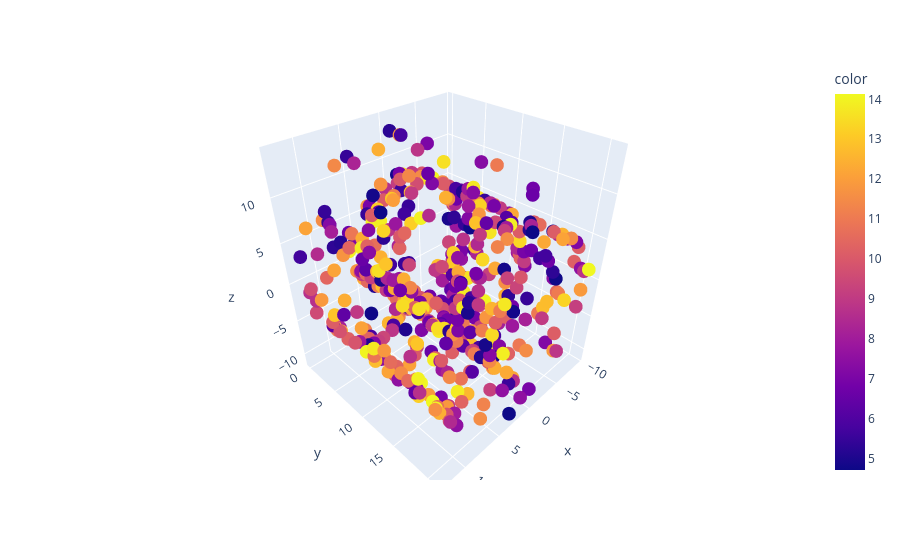

The notebook cell saved with this chart:
### Code cell
px.scatter_3d(x=X[:, 0],
             y=X[:, 1],
             z=X[:, 2],
              color=y)

### Figure 1 — Plotly figure (JSON) as saved in the notebook; plotly's stock layout.template omitted (floating-point values rounded to 4 significant figures; data arrays with more than 128 entries replaced by an {"elided": "..."} marker saying what was removed)
{"data": [{"hovertemplate": "x=%{x}<br>y=%{y}<br>z=%{z}<br>color=%{marker.color}<extra></extra>", "legendgroup": "", "marker": {"color": {"elided": "500 float values"}, "coloraxis": "coloraxis", "symbol": "circle"}, "mode": "markers", "name": "", "scene": "scene", "showlegend": false, "type": "scatter3d", "x": {"elided": "500 float values"}, "y": {"elided": "500 float values"}, "z": {"elided": "500 float values"}}], "layout": {"coloraxis": {"colorbar": {"title": {"text": "color"}}, "colorscale": [[0, "#0d0887"], [0.1111, "#46039f"], [0.2222, "#7201a8"], [0.3333, "#9c179e"], [0.4444, "#bd3786"], [0.5556, "#d8576b"], [0.6667, "#ed7953"], [0.7778, "#fb9f3a"], [0.8889, "#fdca26"], [1, "#f0f921"]]}, "legend": {"tracegroupgap": 0}, "margin": {"t": 60}, "scene": {"domain": {"x": [0, 1], "y": [0, 1]}, "xaxis": {"title": {"text": "x"}}, "yaxis": {"title": {"text": "y"}}, "zaxis": {"title": {"text": "z"}}}}}
